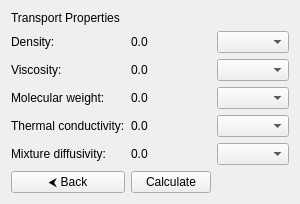
<?xml version="1.0" encoding="UTF-8"?>
<ui version="4.0">
    <class>PropertiesOutputPage</class>
    <widget class="QWidget" name="PropertiesOutputPage">
        <layout class="QGridLayout" name="gridLayout">
            <!-- Row 0 -->
            <item row="0" column="0" colspan="3">
                <widget class="QLabel" name="transportLabel">
                    <property name="text">
                        <string>Transport Properties</string>
                    </property>
                </widget>
            </item>

            <!-- Row 1 -->
            <item row="1" column="0">
                <widget class="QLabel" name="rhoNameLabel">
                    <property name="text">
                        <string>Density:</string>
                    </property>
                </widget>
            </item>
            <item row="1" column="1">
                <widget class="QLabel" name="rhoValueLabel">
                    <property name="text">
                        <string>0.0</string>
                    </property>
                </widget>
            </item>
            <item row="1" column="2">
                <widget class="QComboBox" name="rhoComboBox">
                </widget>
            </item>


            <!-- Row 2 -->
            <item row="2" column="0">
                <widget class="QLabel" name="muNameLabel">
                    <property name="text">
                        <string>Viscosity:</string>
                    </property>
                </widget>
            </item>
            <item row="2" column="1">
                <widget class="QLabel" name="muValueLabel">
                    <property name="text">
                        <string>0.0</string>
                    </property>
                </widget>
            </item>
            <item row="2" column="2">
                <widget class="QComboBox" name="muComboBox">
                </widget>
            </item>


            <!-- Row 3 -->
            <item row="3" column="0">
                <widget class="QLabel" name="mwNameLabel">
                    <property name="text">
                        <string>Molecular weight:</string>
                    </property>
                </widget>
            </item>
            <item row="3" column="1">
                <widget class="QLabel" name="mwValueLabel">
                    <property name="text">
                        <string>0.0</string>
                    </property>
                </widget>
            </item>
            <item row="3" column="2">
                <widget class="QComboBox" name="mwComboBox">
                </widget>
            </item>

            <!-- Row 4 -->
            <item row="4" column="0">
                <widget class="QLabel" name="condNameLabel">
                    <property name="text">
                        <string>Thermal conductivity:</string>
                    </property>
                </widget>
            </item>
            <item row="4" column="1">
                <widget class="QLabel" name="condValueLabel">
                    <property name="text">
                        <string>0.0</string>
                    </property>
                </widget>
            </item>
            <item row="4" column="2">
                <widget class="QComboBox" name="condComboBox">
                </widget>
            </item>

            <!-- Row 5 -->
            <item row="5" column="0">
                <widget class="QLabel" name="diffNameLabel">
                    <property name="text">
                        <string>Mixture diffusivity:</string>
                    </property>
                </widget>
            </item>
            <item row="5" column="1">
                <widget class="QLabel" name="diffValueLabel">
                    <property name="text">
                        <string>0.0</string>
                    </property>
                </widget>
            </item>
            <item row="5" column="2">
                <widget class="QComboBox" name="diffComboBox">
                </widget>
            </item>

            <!-- Row 6 -->
            <item row="6" column="0">
                <widget class="QPushButton" name="backButton">
                    <property name="text">
                        <string>&#x2B9C; Back</string>
                    </property>
                    <property name="toolTip">
                        <string>Go back to calculation input page</string>
                    </property>
                </widget>
            </item>
            <item row="6" column="1">
                <widget class="QPushButton" name="calculateButton">
                    <property name="text">
                        <string>Calculate</string>
                    </property>
                    <property name="toolTip">
                        <string>Calculate thermodynamic and transport properties</string>
                    </property>
                </widget>
            </item>
        </layout>
    </widget>
</ui>
